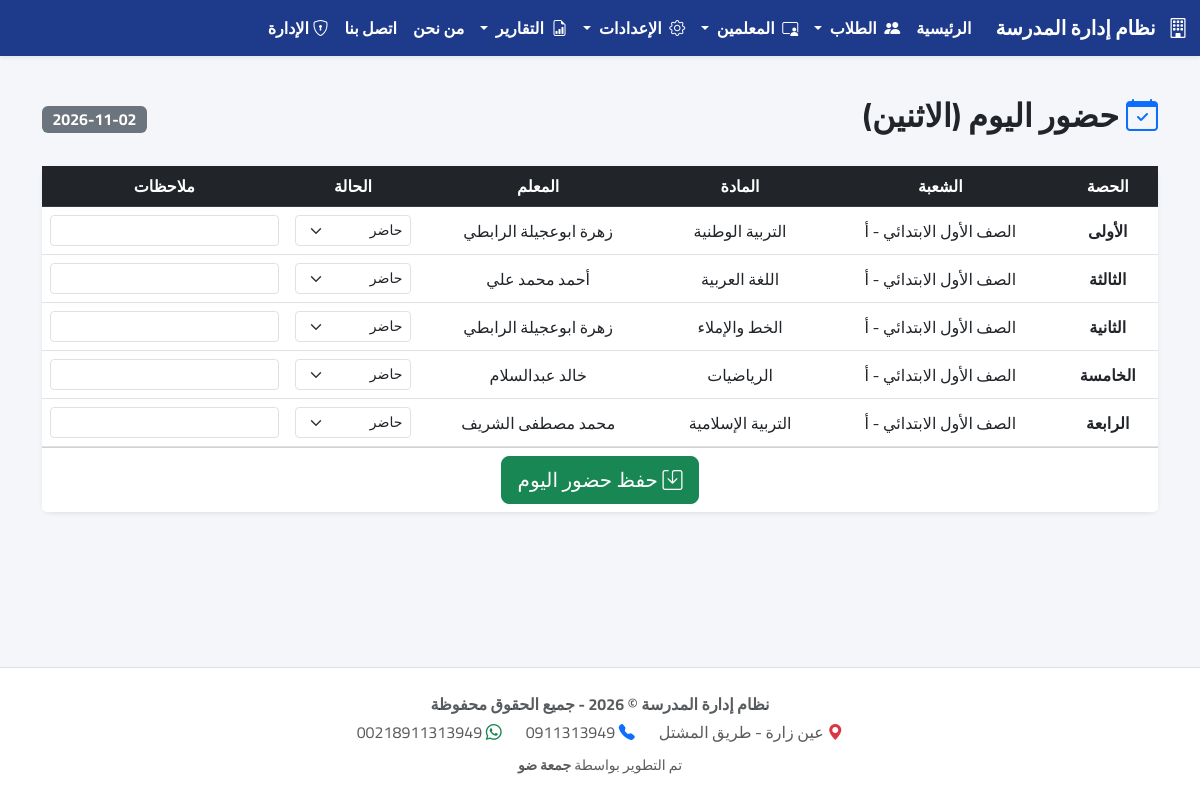
Screenshot of /daily-attendance/ with the database file from the repository.
### academics/models.py (models this page shows, shortened)
class WeeklySchedule(models.Model):
    DAY_CHOICES = [
        ('الأحد', 'الأحد'), ('الاثنين', 'الاثنين'), ('الثلاثاء', 'الثلاثاء'),
        ('الأربعاء', 'الأربعاء'), ('الخميس', 'الخميس'),('الجمعة', 'الجمعة'),('السبت', 'السبت'),
    ]
    PERIOD_CHOICES = [
        ('الأولى', 'الأولى'), ('الثانية', 'الثانية'), ('الثالثة', 'الثالثة'),
        ('الرابعة', 'الرابعة'), ('الخامسة', 'الخامسة'), ('السادسة', 'السادسة'),
        ('السابعة', 'السابعة'), ('الثامنة', 'الثامنة'),
    ]
    day = models.CharField(max_length=20, choices=DAY_CHOICES, verbose_name="اليوم")
    period = models.CharField(max_length=20, choices=PERIOD_CHOICES, verbose_name="الحصة")
    school_class = models.ForeignKey(SchoolClass, on_delete=models.CASCADE, verbose_name="الشعبة")
    subject = models.ForeignKey(Subject, on_delete=models.CASCADE, verbose_name="المادة")
    teacher = models.ForeignKey(Teacher, on_delete=models.CASCADE, verbose_name="المعلم")
    class Meta:
        unique_together = ('day', 'period', 'school_class')
        verbose_name = "حصة في الجدول"
        verbose_name_plural = "الجدول الأسبوعي"

class SchoolClass(models.Model):
    grade = models.ForeignKey(Grade, on_delete=models.CASCADE, related_name='classes', verbose_name="الصف")
    section = models.CharField(max_length=10, verbose_name="الشعبة", help_text="مثال: أ، ب، ج")
    class Meta:
        unique_together = ('grade', 'section')
        verbose_name = "شعبة"
        verbose_name_plural = "الشُعب"

class Grade(models.Model):
    name = models.CharField(max_length=50, verbose_name="الصف الدراسي", unique=True)
    class Meta:
        verbose_name = "الصف"
        verbose_name_plural = "الصفوف"

class Subject(models.Model):
    name = models.CharField(max_length=100, verbose_name="اسم المادة")
    grade = models.ForeignKey(Grade, on_delete=models.CASCADE, related_name='subjects', verbose_name="الصف")
    class Meta:
        verbose_name = "المادة"
        verbose_name_plural = "المواد"

class Teacher(models.Model):
    name = models.CharField(max_length=150, verbose_name="اسم المعلم")
    subject = models.CharField(max_length=100, verbose_name="التخصص/المادة")
    phone = models.CharField(max_length=20, verbose_name="رقم الهاتف", blank=True, null=True)
    bank_name = models.CharField(max_length=100, verbose_name="اسم المصرف", blank=True, null=True)
    bank_branch = models.CharField(max_length=100, verbose_name="الفرع", blank=True, null=True)
    account_number = models.CharField(max_length=50, verbose_name="رقم الحساب", blank=True, null=True)
    bank_account = models.CharField(max_length=50, verbose_name="رقم الآيبان (IBAN)", blank=True, null=True)
    account_holder = models.CharField(max_length=150, verbose_name="اسم صاحب الحساب (الرباعي)", blank=True, null=True)
    is_active = models.BooleanField(default=True, verbose_name="نشط")
    created_at = models.DateTimeField(auto_now_add=True, verbose_name="تاريخ التعيين", null=True, blank=True)
    class Meta:
        verbose_name = "معلم"
        verbose_name_plural = "المعلمين"

### academics/views.py (the view, shortened to what this page needs)
# urls.py: path('daily-attendance/', DailyAttendanceView.as_view(), name='daily_attendance'),
class DailyAttendanceView(TemplateView):
    template_name = 'academics/daily_attendance.html'
    def get_context_data(self, **kwargs):
        context = super().get_context_data(**kwargs)
        try:
            today_date = timezone.localdate()
            day_name_ar = {
                0: 'الاثنين', 1: 'الثلاثاء', 2: 'الأربعاء',
                3: 'الخميس', 4: 'الجمعة', 5: 'السبت', 6: 'الأحد'
            }.get(today_date.weekday(), 'الأحد')
            today_schedules = WeeklySchedule.objects.filter(day=day_name_ar).order_by('period')
            attendance_today = {a.teacher_id: a for a in TeacherAttendance.objects.filter(date=today_date)}
            schedule_data = []
            for schedule in today_schedules:
                att = attendance_today.get(schedule.teacher.id)
                schedule_data.append({
                    'schedule': schedule,
                    'status': att.status if att else 'حاضر',
                    'note': att.note if att else ''
                })
            context.update({
                'today': today_date,
                'day_name': day_name_ar,
                'schedule_data': schedule_data,
            })
        except Exception as e:
            messages.error(self.request, f"حدث خطأ: {str(e)}")
            context.update({'today': timezone.now(), 'day_name': '', 'schedule_data': []})
        return context

### templates/academics/daily_attendance.html (shortened to what this page needs)
{% extends 'base.html' %}
{% block content %}
<div class="d-flex justify-content-between align-items-center mb-4 mt-3">
    <h2 class="fw-bold text-dark"><i class="bi bi-calendar-check text-primary"></i> حضور اليوم ({{ day_name }})</h2>
    <span class="badge bg-secondary fs-6">{{ today|date:"Y-m-d" }}</span>
</div>
<div class="card shadow-sm border-0">
    <form method="POST">
        <div class="table-responsive">
            <table class="table table-hover text-center align-middle mb-0">
                <thead class="table-dark">
                    <tr>
                        <th>الحصة</th>
                        <th>الشعبة</th>
                        <th>المادة</th>
                        <th>المعلم</th>
                        <th>الحالة</th>
                        <th>ملاحظات</th>
                    </tr>
                </thead>
                <tbody>
                    {% for item in schedule_data %}
                    <tr>
                        <td class="fw-bold">{{ item.schedule.period }}</td>
                        <td>{{ item.schedule.school_class.grade.name }} - {{ item.schedule.school_class.section }}</td>
                        <td>{{ item.schedule.subject.name }}</td>
                        <td>{{ item.schedule.teacher.name }}</td>
                        <td>
                            <select name="status[]" class="form-select form-select-sm">
                                <option value="حاضر" {% if item.status == 'حاضر' %}selected{% endif %}>حاضر</option>
                            </select>
                        </td>
                        <td>
                            <input type="text" name="note[]" class="form-control form-control-sm" value="{{ item.note|default:'' }}">
                        </td>
                    </tr>
                    {% empty %}
                    <tr><td colspan="6" class="text-muted py-4">لا توجد حصص مجدولة لهذا اليوم.</td></tr>
                    {% endfor %}
                </tbody>
            </table>
        </div>
        {% if schedule_data %}
        <div class="card-footer bg-white text-center">
            <button type="submit" class="btn btn-success btn-lg"><i class="bi bi-save"></i> حفظ حضور اليوم</button>
        </div>
        {% endif %}
    </form>
</div>
{% endblock %}

### templates/base.html (style rules this page uses)
body { font-family: 'Cairo', sans-serif; background-color: #f4f6f9; min-height: 100vh; display: flex; flex-direction: column; }
.card { border-radius: 10px; }

### rows the page displays
WeeklySchedule: schedule.period "الأولى", schedule.school_class.grade.name "الصف الأول الابتدائي", schedule.school_class.section "أ", schedule.subject.name "التربية الوطنية", schedule.teacher.name "زهرة ابوعجيلة الرابطي"
WeeklySchedule: schedule.period "الثالثة", schedule.school_class.grade.name "الصف الأول الابتدائي", schedule.school_class.section "أ", schedule.subject.name "اللغة العربية", schedule.teacher.name "أحمد محمد علي"
WeeklySchedule: schedule.period "الثانية", schedule.school_class.grade.name "الصف الأول الابتدائي", schedule.school_class.section "أ", schedule.subject.name "الخط والإملاء", schedule.teacher.name "زهرة ابوعجيلة الرابطي"
WeeklySchedule: schedule.period "الخامسة", schedule.school_class.grade.name "الصف الأول الابتدائي", schedule.school_class.section "أ", schedule.subject.name "الرياضيات", schedule.teacher.name "خالد عبدالسلام"
WeeklySchedule: schedule.period "الرابعة", schedule.school_class.grade.name "الصف الأول الابتدائي", schedule.school_class.section "أ", schedule.subject.name "التربية الإسلامية", schedule.teacher.name "محمد مصطفى الشريف"

### other values shown
{{ day_name }} "الاثنين"
{{ today|date:"Y-m-d" }} "2026-11-02"
